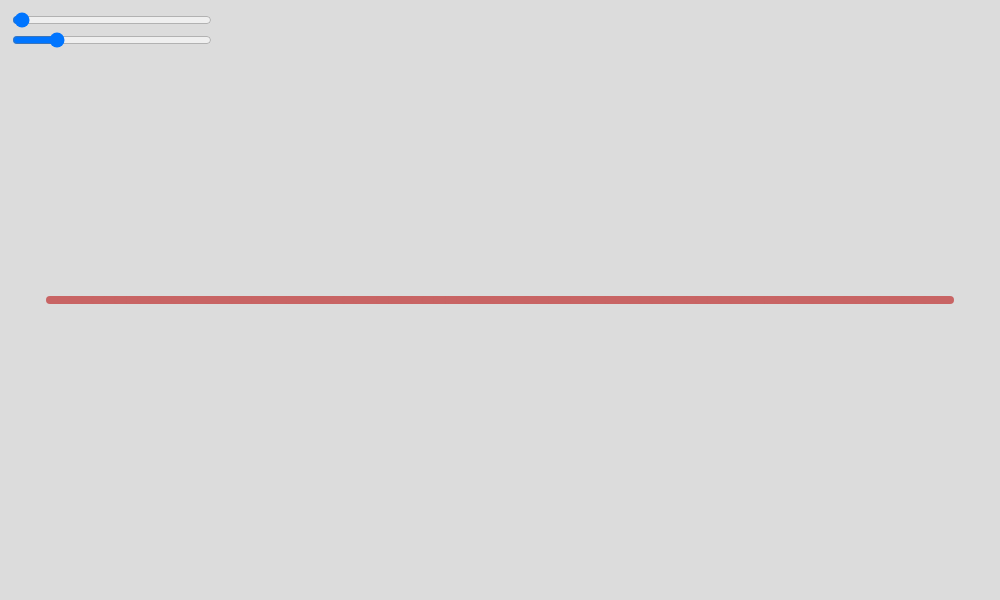
Frame 1 (no input)
Frame 60 (no input): identical to frame 1, image omitted
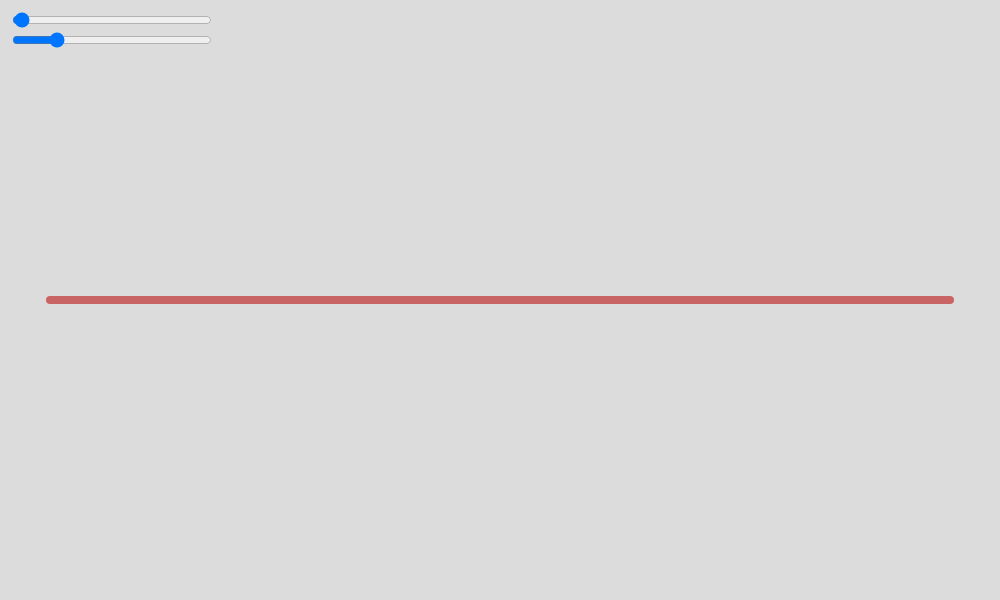
Frame 120 (the mouse pressed at the canvas centre since frame 60)

The p5.js sketch that drew these frames (run headless with seeded random() and noise() and a simulated clock; from frame 60 on, the mouse is pressed at the canvas centre):

// p5.js sketch
// ── sketch.js

let springConst = 0.005;
let dampeningConst = 0.2;
const dampeningConstMax = 0.01;

let points = [];
let pointAmount = 80;

let x1;
let y1;
let x2;
let y2;

let lineColor;

let springConstSlider;
let dampeningConstSlider;

const updatesPerFrame = 20;

// setup function
function setup() {
    createCanvas(1000, 600);
    frameRate(60);

    lineColor = color(200, 100, 100);

    //define string start and end points
    x1 = 50;
    y1 = height / 2;
    x2 = width - x1;
    y2 = y1;

    //create points
    let stringWidth = width - 2 * x1;

    for (let i = 0; i < pointAmount; i++) {
        let x = x1 + i * stringWidth / (pointAmount - 1);
        let y = y1;

        let newPoint = new Point(x, y);
        points.push(newPoint);

        if (i > 0) {
            newPoint.leftPoint = points[i - 1];
            points[i - 1].rightPoint = newPoint;
        }

        if ((i == 0) || (i == pointAmount - 1)) {
            newPoint.endPoint = true;
        }
    }

    springConstSlider = createSlider(0.0001, 0.4, springConst, 0.0001);
    springConstSlider.position(10, 10);
    springConstSlider.size(200);

    dampeningConstSlider = createSlider(0, 1, dampeningConst, 0.01);
    dampeningConstSlider.position(10, 30);
    dampeningConstSlider.size(200);

}

// draw function
function draw() {
    background(220);
    springConst  = springConstSlider.value();
    dampeningConst = 1 - dampeningConstSlider.value()*dampeningConstMax;

    for (let i = 0; i < updatesPerFrame; i++) {

        // update forces on points
        for (let point of points) {
            point.calculateForces();
        }

        // update points position
        for (let point of points) {
            point.update();
        }
    }

    // draw points
    for (let point of points) {
        point.draw();
    }
}


function mousePressed() {
    for (let point of points) {
        if (dist(point.pos.x, point.pos.y, mouseX, mouseY) < 40) {
            if (true) {
                point.held = true;
                break;
            }
        }
    }
}

function mouseReleased() {
    for (let p of points) {
        if (p.held) {
            p.held = false;
        }
    }
}








// ── point.js
class Point {
    constructor(x, y) {
        this.pos = createVector(x, y);
        this.vel = createVector(0, 0);
        this.acc = createVector(0, 0);

        this.leftPoint = null;
        this.rightPoint = null;

        this.held = false;
        this.endPoint = false;
    }

    //update method
    update() {
        if (this.held) {
            this.pos.x = mouseX;
            this.pos.y = mouseY;
        } else {
            this.vel.add(this.acc);
            this.vel.mult(dampeningConst);
            this.pos.add(this.vel);
        }
    }

    //draw method
    draw() {

        if (this.rightPoint != null) {
            let x1 = this.pos.x;
            let y1 = this.pos.y;
            let x2 = this.rightPoint.pos.x;
            let y2 = this.rightPoint.pos.y;

            stroke(lineColor);
            strokeWeight(8);
            line(x1, y1, x2, y2);
        }
        fill(50, 180);
        fill(50, 0);
        noStroke();
        ellipse(this.pos.x, this.pos.y, 5);
    }

    //calculate forces method
    calculateForces() {
        let f1 = createVector(0, 0);
        let f2 = createVector(0, 0);

        if (this.leftPoint && this.rightPoint) {
            f1 = this.springForce(this.leftPoint);
            f2 = this.springForce(this.rightPoint);
        }

        this.acc = p5.Vector.add(f1, f2);
    }

    //calculates spring force between two points
    springForce(B) {
        return p5.Vector.sub(B.pos, this.pos).mult(springConst);
    }
}
